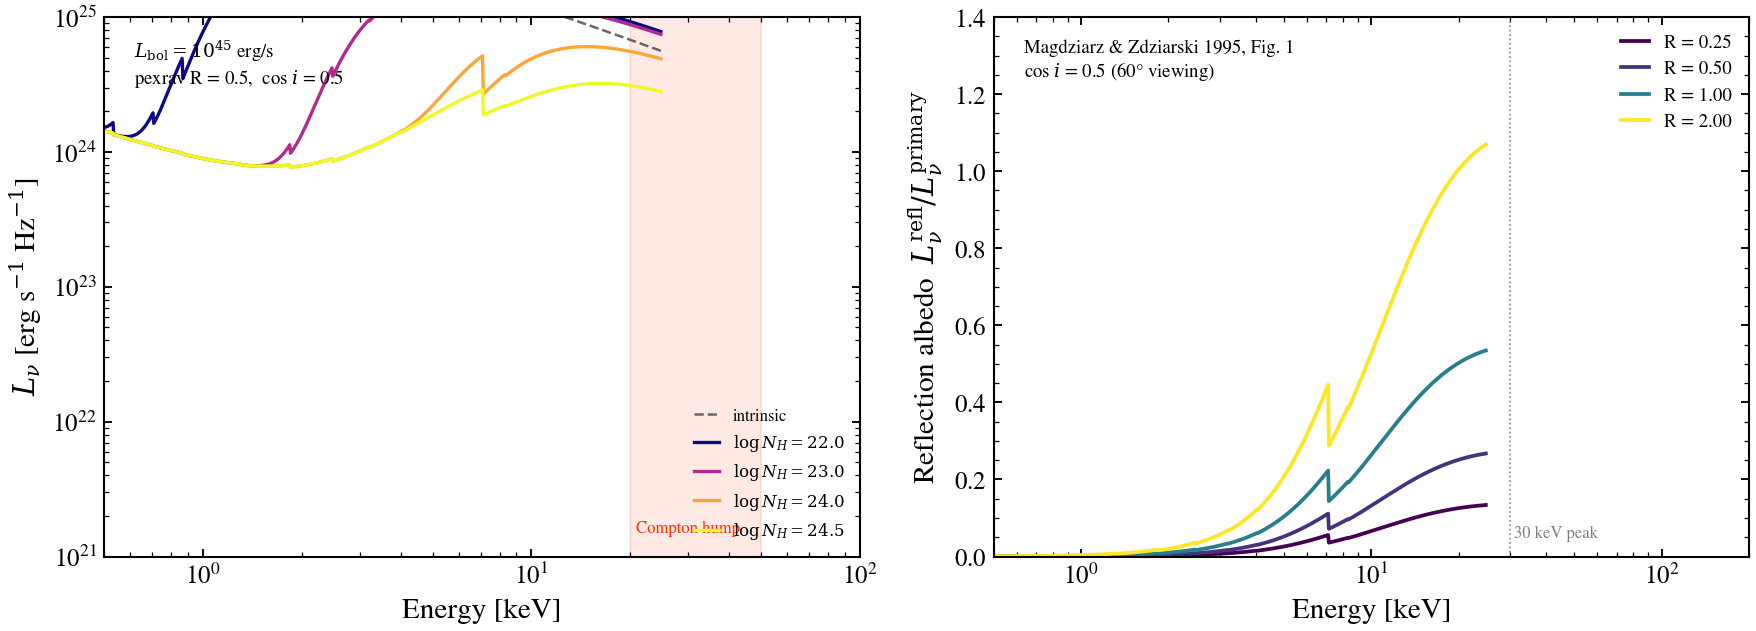

Write the Python code that produced this figure.
"""
Compton hump in obscured AGN: pexrav reflection across log N_H
==============================================================

In Compton-thick AGN (log N_H ≳ 24 cm⁻²), the line-of-sight obscurer
extinguishes the primary AGN corona below ~ 10 keV. What's left is the
*reflected* component — the fraction of corona photons that hit the
cold accretion disc, Compton-scatter off bound electrons, and emerge
along the line of sight without being photoelectrically absorbed. The
resulting spectrum peaks around 30 keV (the famous **Compton hump**)
and is the smoking-gun signature that NuSTAR / Swift-BAT surveys use
to confirm buried supermassive black holes (Ricci+2017, Matsumoto+26).

This example uses ``pexrav_reflection`` (Magdziarz & Zdziarski 1995)
through the public ``xray_agn_corona`` API. The reflection albedo
arises from the σ_T / (σ_T + σ_phabs(E)) branching ratio: at low E
the disc photoelectrically absorbs everything, at high E Compton
wins and the photons are scattered back to the observer.

Left panel: full Ricci+2017 / Matsumoto+26 Eq. B6 model
    L_X = T_phabs × T_cabs × L_intr + L_refl + f_scat × L_intr
swept through log N_H = 22 → 24.5. The Compton hump emerges as the
primary continuum dims into Compton-thick obscuration.

Right panel: reflection albedo (L_refl / L_intr) for different
covering fractions R, reproducing the MZ95 Fig. 1 shape.

References
----------
- Magdziarz & Zdziarski 1995, MNRAS 273, 837 (pexrav, XSPEC).
- Ricci et al. 2017, Nature 549, 488 (R=0.5 obscured-AGN spectral model).
- Matsumoto et al. 2026, Appendix B (Eq. B6 fits at z > 3).
"""

import warnings

import jax.numpy as jnp
import matplotlib as mpl
import matplotlib.pyplot as plt
import numpy as np

from tengri.analysis.plotting import setup_style
from tengri.xray import pexrav_reflection, xray_agn_corona

setup_style()
warnings.filterwarnings("ignore", message=".*BakedInBackend.*")

# ------------------------------------------------------------------- grid
wave = jnp.logspace(np.log10(0.5), np.log10(124.0), 1024)
E_keV = 12.398 / np.asarray(wave)

L_BOL = 1e45  # erg/s — luminous local AGN
L_2500 = L_BOL / (5.15 * 1.199e15)  # Hopkins+2007 BC_2500 → erg/s/Hz

# ------------------------------------------------------------------- figure
fig, axes = plt.subplots(1, 2, figsize=(12, 4.5))

# (a) Full obscured AGN spectrum across log N_H, with reflection on
ax = axes[0]
nh_grid = np.array([22.0, 23.0, 24.0, 24.5])
cmap = plt.get_cmap("plasma")
norm = mpl.colors.Normalize(vmin=22.0, vmax=24.5)

# Intrinsic (unabsorbed, no reflection) baseline
L_intr = np.asarray(
    xray_agn_corona(
        wave,
        l_2500_30deg_erg_hz=L_2500,
        log_nh=15.0,
        pexrav_R=0.0,
        apply_anisotropy=False,
    )
)
ax.loglog(E_keV, L_intr, color="0.4", ls="--", lw=1.2, label="intrinsic")

for log_nh in nh_grid:
    L = np.asarray(
        xray_agn_corona(
            wave,
            l_2500_30deg_erg_hz=L_2500,
            log_nh=log_nh,
            pexrav_R=0.5,
            apply_anisotropy=False,
        )
    )
    ax.loglog(
        E_keV,
        L,
        color=cmap(norm(log_nh)),
        lw=1.6,
        label=rf"$\log N_H = {log_nh:.1f}$",
    )

ax.set_xlim(0.5, 100)
ax.set_ylim(1e21, 1e25)
ax.set_xlabel("Energy [keV]")
ax.set_ylabel(r"$L_\nu$ [erg s$^{-1}$ Hz$^{-1}$]")
ax.axvspan(20.0, 50.0, alpha=0.10, color="C3")
ax.text(30.0, 1.5e21, "Compton hump", color="C3", fontsize=8, ha="center")
ax.text(
    0.04,
    0.96,
    f"$L_{{\\rm bol}} = 10^{{{np.log10(L_BOL):.0f}}}$ erg/s\npexrav R = 0.5,  cos $i$ = 0.5",
    transform=ax.transAxes,
    va="top",
    fontsize=9,
)
ax.legend(fontsize=8, frameon=False, loc="lower right")

# (b) Reflection albedo for different R
ax = axes[1]
R_grid = np.array([0.25, 0.5, 1.0, 2.0])
cmap2 = plt.get_cmap("viridis")
norm2 = mpl.colors.Normalize(vmin=R_grid.min(), vmax=R_grid.max())
unit_primary = jnp.ones_like(wave)

for R in R_grid:
    A = np.asarray(pexrav_reflection(wave, unit_primary, R=float(R), cos_inc=0.5))
    ax.semilogx(E_keV, A, color=cmap2(norm2(R)), lw=1.8, label=f"R = {R:.2f}")

ax.axvline(30.0, color="0.5", ls=":", lw=0.8)
ax.text(31.0, 0.05, "30 keV peak", color="0.5", fontsize=8)
ax.set_xlim(0.5, 200)
ax.set_ylim(0.0, 1.4)
ax.set_xlabel("Energy [keV]")
ax.set_ylabel(r"Reflection albedo  $L_\nu^{\rm refl} / L_\nu^{\rm primary}$")
ax.text(
    0.04,
    0.96,
    "Magdziarz & Zdziarski 1995, Fig. 1\ncos $i$ = 0.5 (60° viewing)",
    transform=ax.transAxes,
    va="top",
    fontsize=9,
)
ax.legend(fontsize=9, frameon=False, loc="upper right")

fig.tight_layout()
plt.savefig("plot_xray_pexrav_compton_hump.png", dpi=150, bbox_inches="tight")
